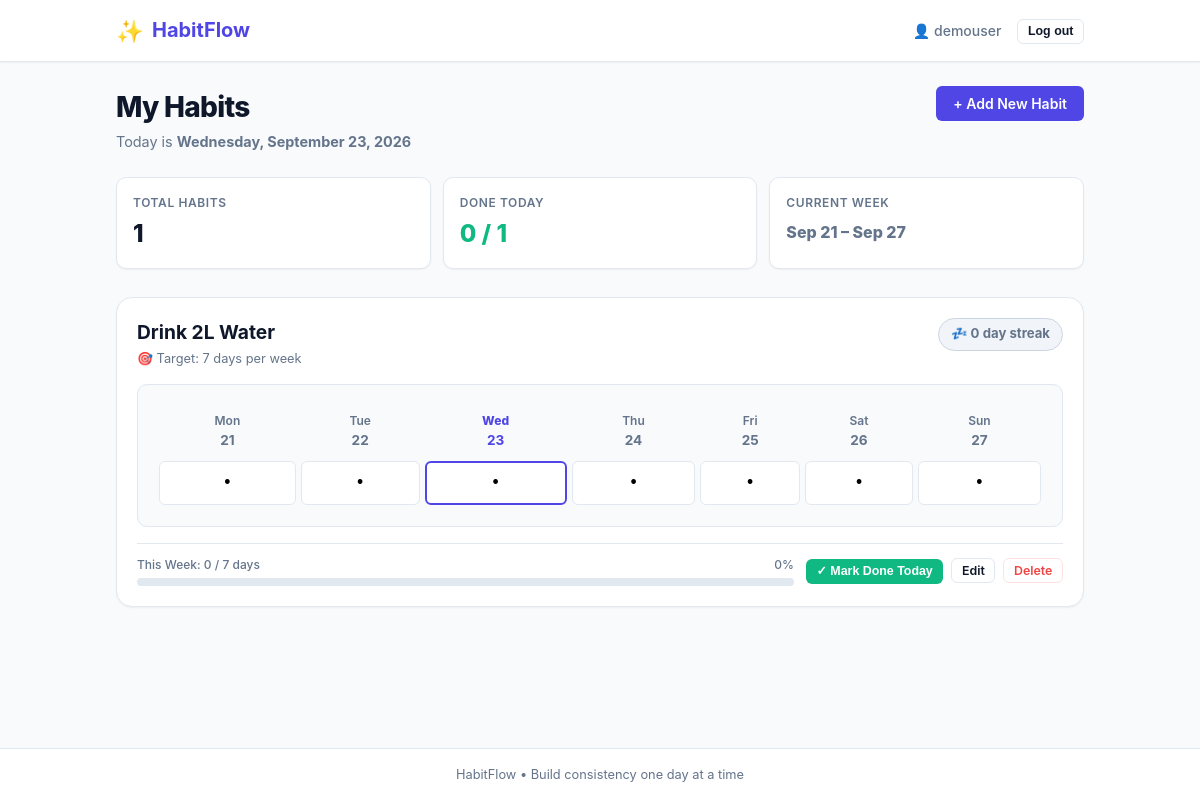
The app's page / (signed in) with its own data.
### habits/models.py (models this page shows, shortened)
class Habit(models.Model):
    user = models.ForeignKey(
        settings.AUTH_USER_MODEL,
        on_delete=models.CASCADE,
        related_name="habits",
    )
    name = models.CharField(max_length=200)
    target_days_per_week = models.PositiveSmallIntegerField(
        default=7,
        help_text="Target frequency in days per week (1-7)",
    )
    created_at = models.DateTimeField(auto_now_add=True)
    class Meta:
        ordering = ["-created_at"]
    def calculate_current_streak(self, reference_date=None) -> int:
        if reference_date is None:
            reference_date = date.today()
        completed_dates = set(
            self.completions.values_list("date", flat=True)
        )
        streak = 0
        current_check = reference_date
        if current_check in completed_dates:
            while current_check in completed_dates:
                streak += 1
                current_check -= timedelta(days=1)
        else:
            yesterday = reference_date - timedelta(days=1)
            if yesterday in completed_dates:
                current_check = yesterday
                while current_check in completed_dates:
                    streak += 1
                    current_check -= timedelta(days=1)
            else:
                return 0
        return streak

### habits/views.py (the view)
# urls.py: path("", views.HabitListView.as_view(), name="habit_list"),
class HabitListView(LoginRequiredMixin, ListView):
    model = Habit
    template_name = "habits/habit_list.html"
    context_object_name = "habits"
    def get_queryset(self):
        return (
            Habit.objects.filter(user=self.request.user)
            .prefetch_related("completions")
            .order_by("-created_at")
        )
    def get_context_data(self, **kwargs):
        context = super().get_context_data(**kwargs)
        today = date.today()
        start_of_week = today - timedelta(days=today.weekday())
        week_days = [start_of_week + timedelta(days=i) for i in range(7)]
        day_labels = ["Mon", "Tue", "Wed", "Thu", "Fri", "Sat", "Sun"]
        week_headers = [
            {
                "name": day_labels[i],
                "date": d,
                "is_today": d == today,
                "day_number": d.day,
                "iso_date": d.isoformat(),
            }
            for i, d in enumerate(week_days)
        ]
        habits = list(context["habits"])
        habit_cards = []
        today_completed_count = 0
        for habit in habits:
            completed_dates = set(habit.completions.values_list("date", flat=True))
            streak = habit.calculate_current_streak(today)
            is_done_today = today in completed_dates
            if is_done_today:
                today_completed_count += 1
            grid = []
            week_completions = 0
            for d in week_days:
                completed = d in completed_dates
                if completed:
                    week_completions += 1
                grid.append(
                    {
                        "date": d,
                        "iso_date": d.isoformat(),
                        "day_name": day_labels[d.weekday()],
                        "day_num": d.day,
                        "is_today": d == today,
                        "is_future": d > today,
                        "is_completed": completed,
                    }
                )
            progress_pct = (
                min(100, int((week_completions / habit.target_days_per_week) * 100))
                if habit.target_days_per_week > 0
                else 0
            )
            habit_cards.append(
                {
                    "habit": habit,
                    "streak": streak,
                    "is_done_today": is_done_today,
                    "grid": grid,
                    "week_completions": week_completions,
                    "progress_pct": progress_pct,
                }
            )
        context.update(
            {
                "today": today,
                "week_headers": week_headers,
                "habit_cards": habit_cards,
                "total_habits": len(habits),
                "today_completed_count": today_completed_count,
            }
        )
        return context

### templates/habits/habit_list.html (shortened to what this page needs)
{% extends 'base.html' %}
{% block content %}
<div class="dashboard-header">
  <div class="header-title">
    <h1>My Habits</h1>
    <p>Today is <strong>{{ today|date:"l, F j, Y" }}</strong></p>
  </div>
  <div>
    <a href="{% url 'habit_create' %}" class="btn btn-primary">
      <span>+ Add New Habit</span>
    </a>
  </div>
</div>
{% if habit_cards %}
  <div class="stats-grid">
    <div class="stat-card">
      <div class="stat-label">Total Habits</div>
      <div class="stat-value">{{ total_habits }}</div>
    </div>
    <div class="stat-card">
      <div class="stat-label">Done Today</div>
      <div class="stat-value" style="color: var(--success);">{{ today_completed_count }} / {{ total_habits }}</div>
    </div>
    <div class="stat-card">
      <div class="stat-label">Current Week</div>
      <div class="stat-value" style="font-size: 1rem; color: var(--text-muted); margin-top: 0.5rem;">
        {{ week_headers.0.date|date:"M j" }} – {{ week_headers.6.date|date:"M j" }}
      </div>
    </div>
  </div>
  <div class="habits-list">
    {% for item in habit_cards %}
      <div class="habit-card">
        <div class="habit-header">
          <div>
            <h2 class="habit-name">{{ item.habit.name }}</h2>
            <div class="habit-target">
              🎯 Target: {{ item.habit.target_days_per_week }} day{{ item.habit.target_days_per_week|pluralize }} per week
            </div>
          </div>
          <div>
            {% if item.streak > 0 %}
              <span class="streak-badge">
                🔥 {{ item.streak }} day{{ item.streak|pluralize }} streak
              </span>
            {% else %}
              <span class="streak-badge streak-zero">
                💤 0 day streak
              </span>
            {% endif %}
          </div>
        </div>
        <div class="week-grid-container">
          <table class="week-grid-table">
            <thead>
              <tr>
                {% for col in week_headers %}
                  <th class="{% if col.is_today %}is-today{% endif %}">
                    <div>{{ col.name }}</div>
                    <span class="day-header-number">{{ col.day_number }}</span>
                  </th>
                {% endfor %}
              </tr>
            </thead>
            <tbody>
              <tr>
                {% for day in item.grid %}
                  <td>
                    <form method="post" action="{% url 'toggle_completion' item.habit.pk %}" style="margin: 0;">
                      <button
                        type="submit"
                        class="day-cell-btn {% if day.is_completed %}completed{% endif %} {% if day.is_today %}is-today{% endif %}"
                        title="{{ day.day_name }}, {{ day.date|date:'M j' }} - {% if day.is_completed %}Completed (Click to undo){% else %}Incomplete (Click to complete){% endif %}"
                        aria-label="{{ day.day_name }} {{ day.day_num }}: {% if day.is_completed %}completed{% else %}incomplete{% endif %}"
                      >
                        {% if day.is_completed %}
                          ✓
                        {% else %}
                          &bull;
                        {% endif %}
                      </button>
                    </form>
                  </td>
                {% endfor %}
              </tr>
            </tbody>
          </table>
        </div>
        <div class="habit-footer">
          <div class="progress-section">
            <div class="progress-info">
              <span>This Week: {{ item.week_completions }} / {{ item.habit.target_days_per_week }} days</span>
              <span>{{ item.progress_pct }}%</span>
            </div>
            <div class="progress-bar-bg">
            </div>
          </div>
          <div class="habit-actions">
            <form method="post" action="{% url 'toggle_completion' item.habit.pk %}" style="display: inline;">
              {% if item.is_done_today %}
                <button type="submit" class="btn btn-outline btn-sm" title="Undo today's completion">
                  Undo Today
                </button>
              {% else %}
                <button type="submit" class="btn btn-success btn-sm" title="Mark done for today">
                  ✓ Mark Done Today
                </button>
              {% endif %}
            </form>
            <a href="{% url 'habit_update' item.habit.pk %}" class="btn btn-outline btn-sm" title="Edit habit">
              Edit
            </a>
            <a href="{% url 'habit_delete' item.habit.pk %}" class="btn btn-outline btn-sm" style="color: var(--danger); border-color: #fee2e2;" title="Delete habit">
              Delete
            </a>
          </div>
        </div>
      </div>
    {% endfor %}
  </div>
{% endif %}
{% endblock %}

### templates/base.html (shortened to what this page needs)
{% load static %}
<!DOCTYPE html>
<html lang="en">
<head>
  <link rel="stylesheet" href="{% static 'css/style.css' %}">
</head>
<body>
  <nav class="navbar">
    <div class="nav-container">
      <a href="{% url 'habit_list' %}" class="brand-link">
        <span class="brand-icon">✨</span>
        <span class="brand-text">HabitFlow</span>
      </a>
      <div class="nav-links">
        {% if user.is_authenticated %}
          <span class="user-badge">👤 {{ user.username }}</span>
          <form method="post" action="{% url 'logout' %}" style="display: inline;">
            <button type="submit" class="btn btn-outline btn-sm">Log out</button>
          </form>
        {% else %}
          <a href="{% url 'login' %}" class="btn btn-outline btn-sm">Log in</a>
          <a href="{% url 'signup' %}" class="btn btn-primary btn-sm">Sign up</a>
        {% endif %}
      </div>
    </div>
  </nav>
  <main class="container">
    {% block content %}
    {% endblock %}
  </main>
  <footer class="app-footer">
    <p>HabitFlow &bull; Build consistency one day at a time</p>
  </footer>
</body>
</html>

### records on screen
Habit: habit.name "Drink 2L Water", habit.target_days_per_week "7", name "Mon" "Tue" "Wed" "Thu" "Fri" "Sat" "Sun", day_number "21" "22" "23" "24" "25" "26" "27", week_completions "0", progress_pct "0"

### other values on screen
{{ user.username }} "demouser"
{{ total_habits }} "1"
{{ today_completed_count }} "0"
{{ week_headers.0.date|date:"M j" }} "Sep 21"
{{ week_headers.6.date|date:"M j" }} "Sep 27"
